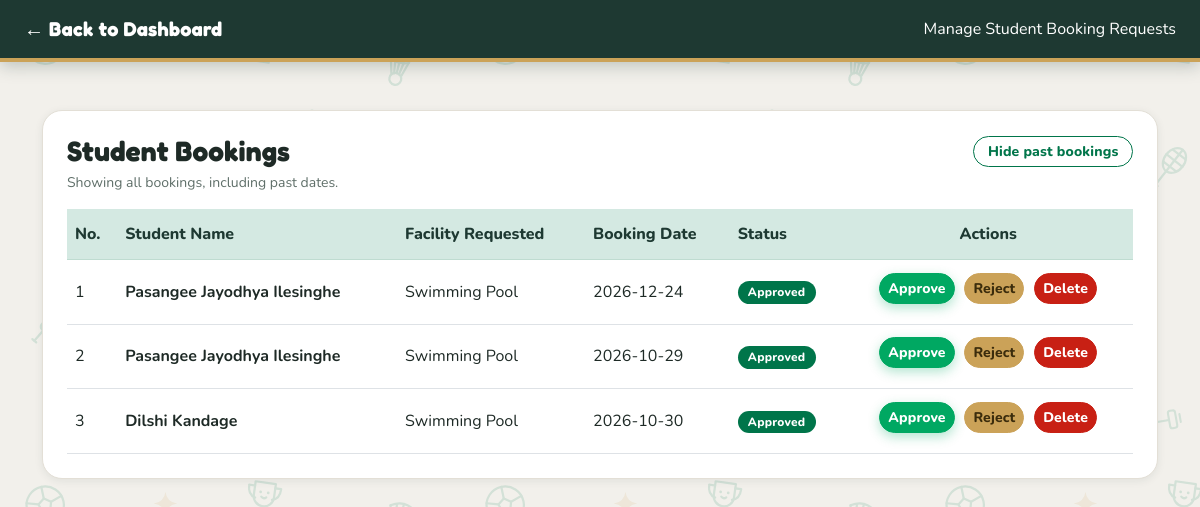
The app's page /admin/manage_bookings.php?past=1 (signed in) with its own data.
### tables this page shows
CREATE TABLE `facility_bookings` (
  `id` int(11) NOT NULL,
  `student_name` varchar(100) NOT NULL,
  `facility_name` varchar(150) NOT NULL,
  `booking_date` date NOT NULL,
  `status` varchar(50) DEFAULT 'Pending',
  `student_id` varchar(50) NOT NULL,
  `admin_hidden` tinyint(1) NOT NULL DEFAULT 0
);

### admin/manage_bookings.php (the view, shortened to what this page needs)
<?php
include '../db.php';
require_once '../csrf.php';
$today = date('Y-m-d');
$showPast = isset($_GET['past']) && $_GET['past'] === '1';
$pc = $conn->prepare("SELECT COUNT(*) AS c FROM facility_bookings WHERE booking_date < ? AND admin_hidden = 0");
$pc->bind_param("s", $today);
$pc->execute();
$pastCount = (int)$pc->get_result()->fetch_assoc()['c'];
?>
<!DOCTYPE html>
<html lang="en">
<head>
    <link href="https://cdn.jsdelivr.net/npm/bootstrap@5.3.0/dist/css/bootstrap.min.css" rel="stylesheet">
    <link rel="stylesheet" href="../style.css">
</head>
<body class="bg-light">
    <nav class="navbar navbar-dark bg-dark px-4 shadow-sm">
        <a class="navbar-brand fw-bold" href="dashboard.php">← Back to Dashboard</a>
        <span class="text-white">Manage Student Booking Requests</span>
    </nav>
    <div class="container my-5">
        <div class="card shadow-sm border-0 rounded-4 p-4 bg-white">
            <div class="d-flex justify-content-between align-items-center flex-wrap gap-2 mb-1">
                <h3 class="fw-bold mb-0">Student Bookings</h3>
                <?php if ($showPast): ?>
                    <a href="manage_bookings.php" class="btn btn-outline-primary btn-sm">Hide past bookings</a>
                <?php elseif ($pastCount > 0): ?>
                    <a href="manage_bookings.php?past=1" class="btn btn-outline-primary btn-sm">Show past bookings (<?php echo $pastCount; ?>)</a>
                <?php endif; ?>
            </div>
            <p class="text-muted small mb-3"><?php echo $showPast ? 'Showing all bookings, including past dates.' : 'Showing today and upcoming dates. Past requests that were never approved are removed automatically.'; ?></p>
            <div class="table-responsive">
                <table class="table table-hover align-middle mb-0">
                    <thead class="table-light">
                        <tr>
                            <th>No.</th>
                            <th>Student Name</th>
                            <th>Facility Requested</th>
                            <th>Booking Date</th>
                            <th>Status</th>
                            <th class="text-center">Actions</th>
                        </tr>
                    </thead>
                    <tbody>
                        <?php
                        if ($showPast) {
                            $listStmt = $conn->prepare("SELECT * FROM facility_bookings WHERE admin_hidden = 0 ORDER BY id DESC");
                        } else {
                            $listStmt = $conn->prepare("SELECT * FROM facility_bookings WHERE booking_date >= ? AND admin_hidden = 0 ORDER BY id DESC");
                            $listStmt->bind_param("s", $today);
                        }
                        $listStmt->execute();
                        $result = $listStmt->get_result();
                        if ($result && $result->num_rows > 0) {
                            $row_no = 1;
                            while($row = $result->fetch_assoc()) {
                                $badgeColor = 'bg-warning text-dark';
                                if($row['status'] == 'Approved') $badgeColor = 'bg-success';
                                echo '<tr>
                                        <td>' . $row_no++ . '</td>
                                        <td class="fw-bold">' . htmlspecialchars($row['student_name']) . '</td>
                                        <td>' . htmlspecialchars($row['facility_name']) . '</td>
                                        <td>' . htmlspecialchars($row['booking_date']) . '</td>
                                        <td><span class="badge ' . $badgeColor . '">' . $row['status'] . '</span></td>
                                        <td class="text-center">
                                            ' . post_btn('manage_bookings.php', ['action'=>'approve','id'=>$row['id']], 'Approve', 'btn btn-success btn-sm px-2 me-1', '') . '
                                            ' . post_btn('manage_bookings.php', ['action'=>'reject','id'=>$row['id']], 'Reject', 'btn btn-warning btn-sm px-2 me-1', '') . '
                                            ' . post_btn('manage_bookings.php', ['action'=>'delete','id'=>$row['id']], 'Delete', 'btn btn-danger btn-sm px-2', 'Remove this booking from the admin list? The student will still see it in their booking history. (To free up the slot, use Reject instead.)') . '
                                        </td>
                                     </tr>';
                            }
                        } else {
                            echo '<tr><td colspan="6" class="text-center text-muted py-4">' . ($showPast ? 'No bookings found.' : 'No upcoming booking requests.') . '</td></tr>';
                        }
                        ?>
                    </tbody>
                </table>
            </div>
        </div>
    </div>
</body>
</html>

### csrf.php (shortened to what this page needs)
<?php
function csrf_token() {
    return $_SESSION['csrf_token'];
}
function csrf_field() {
    return '<input type="hidden" name="csrf_token" value="' . htmlspecialchars(csrf_token(), ENT_QUOTES) . '">';
}
function post_btn($url, array $fields, $label, $class, $confirm = '') {
    $html = '<form method="POST" action="' . htmlspecialchars($url, ENT_QUOTES) . '" class="d-inline"';
    if ($confirm !== '') {
        $html .= ' onsubmit="return confirm(' . htmlspecialchars(json_encode($confirm), ENT_QUOTES) . ');"';
    }
    $html .= '>' . csrf_field();
    foreach ($fields as $name => $value) {
        $html .= '<input type="hidden" name="' . htmlspecialchars($name, ENT_QUOTES) . '" value="' . htmlspecialchars((string)$value, ENT_QUOTES) . '">';
    }
    $html .= '<button type="submit" class="' . htmlspecialchars($class, ENT_QUOTES) . '">' . htmlspecialchars($label) . '</button></form>';
    return $html;
}

### style.css (style rules this page uses)
:root { --house: #1E3932; --uplift: #2B5148; --green: #00754A; --green-dark: #006241; --green-deep: #004E34; --bright: #00A862; --bright-dark:#008F53; --mint: #D4E9E2; --cream: #F2F0EB; --ceramic: #EDEBE9; --gold: #CBA258; --gold-soft: #F6EBD0; --red: #C82014; --text: #1E2A26; --muted: #5F6F69; --border: #E3DFD6; --radius: 20px; --shadow-sm: 0 2px 8px rgba(30, 57, 50, .08); --shadow-md: 0 12px 30px rgba(30, 57, 50, .16); --font-head: "Fredoka", "Nunito", "Segoe UI", system-ui, sans-serif; --font-body: "Nunito", "Segoe UI", Helvetica, Arial, system-ui, sans-serif; --bs-primary: #00754A; --bs-primary-rgb: 0, 117, 74; --bs-success: #00A862; --bs-success-rgb: 0, 168, 98; --bs-info: #2B5148; --bs-info-rgb: 43, 81, 72; --bs-warning: #CBA258; --bs-warning-rgb: 203, 162, 88; --bs-danger: #C82014; --bs-danger-rgb: 200, 32, 20; --bs-dark: #1E3932; --bs-dark-rgb: 30, 57, 50; --bs-link-color: #00754A; --bs-link-hover-color: #004E34; --bs-body-font-family: var(--font-body); --bs-body-color: #1E2A26; }
body { background-color: var(--cream) !important; background-image: url("images/doodles/pattern-light.svg"); background-size: 460px 460px; color: var(--text); font-family: var(--font-body); }
h1, h2, h3, h4, h5, h6 { font-family: var(--font-head); font-weight: 600; letter-spacing: .005em; color: inherit; }
.btn { background-image: none !important; }
a { text-decoration-color: rgba(0, 117, 74, .35); }
.text-muted { color: var(--muted) !important; }
.bg-light { background-color: var(--cream) !important; }
.bg-white { background-color: #fff !important; }
.navbar, .navbar.bg-primary, .navbar.bg-dark { background: var(--house) !important; box-shadow: 0 4px 16px rgba(30, 57, 50, .25) !important; border-bottom: 4px solid var(--gold); flex-wrap: wrap; padding-top: .55rem; padding-bottom: .55rem; }
.navbar-brand { display: inline-flex; align-items: center; gap: .6rem; color: #fff !important; font-family: var(--font-head); font-weight: 600; letter-spacing: .01em; }
.btn { border-radius: 999px; font-family: var(--font-body); font-weight: 800; letter-spacing: .01em; padding-left: 1.15rem; padding-right: 1.15rem; transition: transform .15s ease, box-shadow .15s ease, background .15s ease; }
.btn-sm { padding-left: .85rem; padding-right: .85rem; }
.btn-success { --bs-btn-color: #fff; --bs-btn-hover-color: #fff; --bs-btn-active-color: #fff; --bs-btn-bg: var(--bright); --bs-btn-border-color: var(--bright); --bs-btn-hover-bg: var(--bright-dark); --bs-btn-hover-border-color: var(--bright-dark); --bs-btn-active-bg: var(--bright-dark); --bs-btn-active-border-color: var(--bright-dark); --bs-btn-disabled-bg: var(--bright); --bs-btn-disabled-border-color: var(--bright); box-shadow: 0 4px 12px rgba(0, 168, 98, .30); }
.btn-warning { --bs-btn-color: #3b2c0c; --bs-btn-hover-color: #3b2c0c; --bs-btn-bg: var(--gold); --bs-btn-border-color: var(--gold); --bs-btn-hover-bg: #b88f45; --bs-btn-hover-border-color: #b88f45; }
.btn-danger { --bs-btn-bg: var(--red); --bs-btn-border-color: var(--red); --bs-btn-hover-bg: #a41a10; --bs-btn-hover-border-color: #a41a10; }
.btn-outline-primary { --bs-btn-color: var(--green); --bs-btn-border-color: var(--green); --bs-btn-hover-bg: var(--green); --bs-btn-hover-border-color: var(--green); --bs-btn-hover-color: #fff; --bs-btn-active-bg: var(--green-dark); --bs-btn-active-border-color: var(--green-dark); }
.card { border: 1px solid var(--border) !important; border-radius: var(--radius) !important; box-shadow: var(--shadow-sm) !important; transition: transform .2s ease, box-shadow .2s ease; }
.table { --bs-table-hover-bg: #F7F5EF; }
.table > thead.table-light > tr > th, .table-light { background-color: var(--mint) !important; color: var(--house) !important; border-color: #bfdcd1 !important; }
.table > thead th { font-weight: 800; white-space: nowrap; font-family: var(--font-body); }
.table td, .table th { padding-top: .8rem; padding-bottom: .8rem; }
.badge { border-radius: 999px; font-weight: 800; letter-spacing: .02em; padding: .45em .85em; }
.badge.bg-success { background-color: var(--green) !important; color: #fff !important; }
html { -webkit-text-size-adjust: 100%; }
body { overflow-x: hidden; }
.table td > a.btn, .table td > form.d-inline { display: inline-block !important; margin: 0 .35rem .45rem 0 !important; vertical-align: middle; }
.table td.text-center > a.btn, .table td.text-center > form.d-inline { margin: 0 .175rem .45rem !important; }
.table td > form.d-inline > .btn { margin: 0 !important; }

### records on screen
facility_bookings: student_name "Pasangee Jayodhya Ilesinghe", facility_name "Swimming Pool", booking_date "2026-12-24", status "Approved", label "Approve Reject Delete"
facility_bookings: student_name "Pasangee Jayodhya Ilesinghe", facility_name "Swimming Pool", booking_date "2026-10-29", status "Approved", label "Approve Reject Delete"
facility_bookings: student_name "Dilshi Kandage", facility_name "Swimming Pool", booking_date "2026-10-30", status "Approved", label "Approve Reject Delete"
